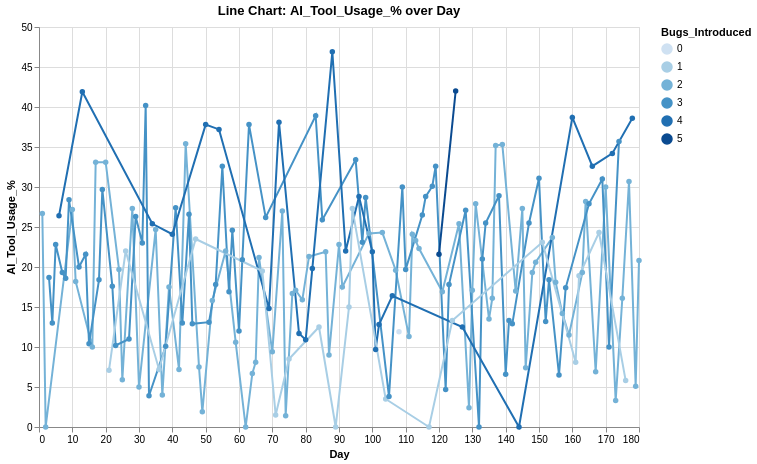

This figure's Vega-Lite source:
### Vega-Lite specification from a JSON file in a GitHub repository (floating-point values rounded to 4 significant figures; data arrays with more than 128 entries replaced by an {"elided": "..."} marker saying what was removed)
{"$schema": "https://vega.github.io/schema/vega-lite/v5.json", "title": "Line Chart: AI_Tool_Usage_% over Day", "width": 600, "height": 400, "data": {"values": {"elided": "180 records"}}, "mark": {"type": "line", "point": true}, "encoding": {"x": {"field": "Day", "type": "quantitative", "scale": {}}, "y": {"field": "AI_Tool_Usage_%", "type": "quantitative", "scale": {}}, "color": {"field": "Bugs_Introduced", "type": "quantitative"}, "tooltip": [{"field": "Day", "type": "quantitative"}, {"field": "AI_Tool_Usage_%", "type": "quantitative"}, {"field": "Bugs_Introduced", "type": "quantitative"}]}, "transform": [], "params": []}
